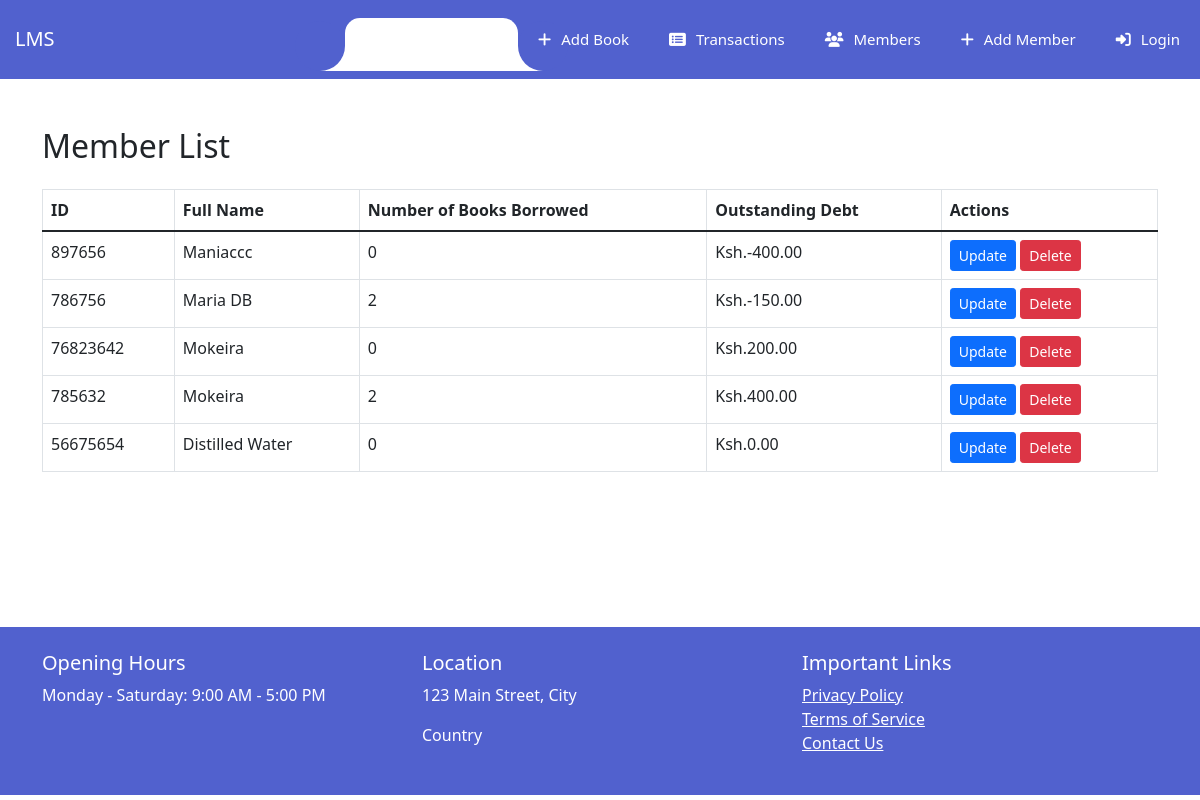
The page /members_list on the database its author committed.
### library/models.py (models this page shows, shortened)
class Member(models.Model):
    member_id = models.IntegerField(unique=True)
    name = models.CharField(max_length=200)
    books_borrowed = models.ManyToManyField('Book', through='Transaction')
    outstanding_debt = models.DecimalField(max_digits=8, decimal_places=2, default=0)

### library/views.py (the view)
# urls.py: path('members_list', views.members_list, name='members_list'),
def members_list(request):
    members = Member.objects.all()
    return render(request, 'library/members_list.html', {'members': members})

### library/templates/library/members_list.html
{% extends 'library/base.html' %}
{% load static %}
{% block content %}
<div class="container mt-5">
  <h2>Member List</h2>
  <table class="table table-bordered mt-4">
    <thead>
      <tr>
        <th>ID</th>
        <th>Full Name</th>
        <th>Number of Books Borrowed</th>
        <th>Outstanding Debt</th>
        <th>Actions</th>
      </tr>
    </thead>
    <tbody>
      {% for member in members %}
      <tr>
        <td>{{ member.member_id }}</td>
        <td>{{ member.name }}</td>
        <td>{{ member.books_borrowed.count }}</td>
        <td>Ksh.{{ member.outstanding_debt }}</td>
        <td>
          <a href="{% url 'update_member' member.id %}" class="btn btn-primary btn-sm">Update</a>
          <a href="{% url 'delete_member' member.id %}" class="btn btn-danger btn-sm">Delete</a>
        </td>
      </tr>
      {% endfor %}
    </tbody>
  </table>
</div>
{% endblock %}

### static/css/home.css (style rules this page uses)
body { margin: 0; padding: 0; }

### static/css/header.css (style rules this page uses)
body { font-family: 'Roboto', sans-serif; }
* { margin: 0; padding: 0; }

### rows shown on the page
Member: member_id "897656", name "Maniaccc", books_borrowed.count "0", outstanding_debt "-400.00"
Member: member_id "786756", name "Maria DB", books_borrowed.count "2", outstanding_debt "-150.00"
Member: member_id "76823642", name "Mokeira", books_borrowed.count "0", outstanding_debt "200.00"
Member: member_id "785632", name "Mokeira", books_borrowed.count "2", outstanding_debt "400.00"
Member: member_id "56675654", name "Distilled Water", books_borrowed.count "0", outstanding_debt "0.00"
